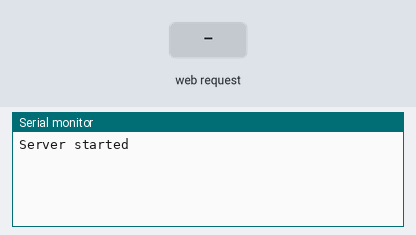
This sketch was run on a simulated Arduino Uno, built with avr-gcc and run on an emulated ATmega328P. On the bench: the last lines printed to the serial monitor. Inputs (shaded band) come from the test bench. WiFi joins after 1.5 s; servers stay silent unless stated.

Above: at 1.2 s.
1.3 s: HTTP request GET /set received
At 2.5 s:
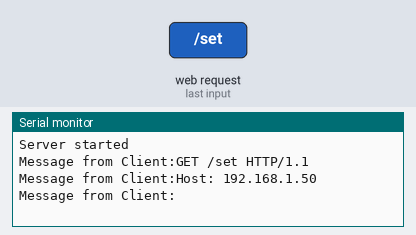
2.8 s: HTTP request GET /get received
At 2.87 s:
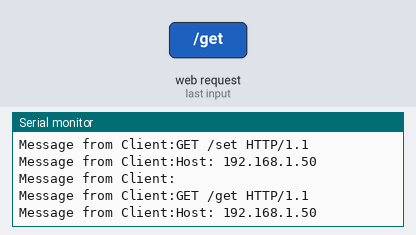
4.3 s: HTTP request GET /sensor1 received
At 5.1 s:
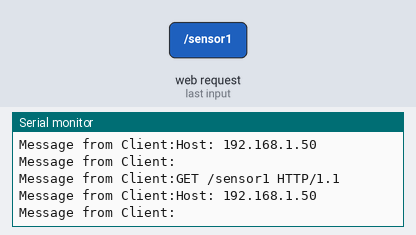
5.8 s: HTTP request GET /motor received
At 7.4 s:
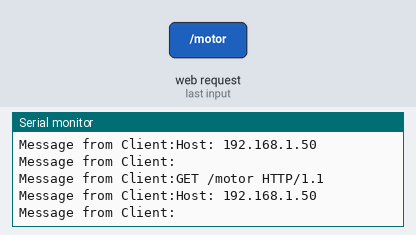

The sketch:

tcp_server_example.ino
```cpp
// Ethernet client for Arduino, intended for use with ROS
// Floris van Breugel 2012

#include <SPI.h>
#include <Ethernet.h>

boolean reading = false;
boolean readAction = false;
boolean readDataName = false;
boolean readDataVal = false;

char action[4];
char dataName[10];
char dataVal[33];
char inChar = -1;
byte index = 0;

// Enter a MAC address, IP address and Portnumber for your Server below.
// The IP address will be dependent on your local network:
byte mac[] = { 0x90, 0xA2, 0xDA, 0x00, 0x6B, 0xA0 };
IPAddress serverIP(192,168,0,104);
int serverPort=8888;

// Initialize the Ethernet server library
// with the IP address and port you want to use
EthernetServer server(serverPort);

void setup()
{
  // start the serial for debugging
  Serial.begin(9600);

  // start the Ethernet connection and the server:
  Ethernet.begin(mac, serverIP);
  server.begin();
  Serial.println("Server started");//log
}

void loop()
{
  // listen for incoming clients
  EthernetClient client = server.available();
  if (client) {
    String clientMsg;
    String action;
    String dataName;
    String dataVal;

    readAction = true;

    while (client.connected()) {
      if (client.available()) {
        char c = client.read();
        clientMsg+=c;//store the recieved characters in a string

        // check for delimiters
        if (c==':') {
          readAction = false;
          readDataName = true;
        } else if (c=='=') {
          readDataName = false;
          readDataVal = true;
        } else if (c=='\n') { // if "end of line" run the appropriate function
          Serial.println("Message from Client:"+clientMsg);//print it to the serial, for debugging
          if (action=="set") setData(dataName, dataVal, client);
          else if (action=="get") getData(dataName, client);
          clientMsg = "";
          action = "";
          dataName = "";
          dataVal = "";
          readAction = true;
          readDataVal = false;
        }

        // save data into appropriate strings
        else if (readAction) {
          action+=c;
        } else if (readDataName) {
          dataName+=c;
        } else if (readDataVal) {
          dataVal+=c;
        }


      }
    }

    // give the Client time to receive the data
    delay(1);
    // close the connection:
    client.stop();
  }
}

////////////////////////////////////////////////////////////////////////////////////
// functions to do stuff

void getData(String dataName, EthernetClient client) {

  if (dataName=="sensor1") {
    int sensorReading = analogRead(1);
    String serial_msg = "Sensor1 reading: ";
    serial_msg+=sensorReading;
    Serial.println(serial_msg);
    client.println(sensorReading);
  }
  if (dataName=="sensor2") {
    int sensorReading = analogRead(2);
    String serial_msg = "Sensor2 reading: ";
    serial_msg+=sensorReading;
    Serial.println(serial_msg);
    client.println(sensorReading);
  }

}


void setData(String dataName, String dataVal, EthernetClient client) {

  if (dataName=="motor"){
    String serial_msg = "Setting motor value: ";
    serial_msg+=dataVal;
    Serial.println(serial_msg);

    // convert to an integer
    char buf[dataVal.length()+1];
    dataVal.toCharArray(buf,dataVal.length()+1);
    int dataValInt=atoi(buf);

    // send it back
    client.println(dataValInt);
  }

}
```

Measured:
- after the input at 1.3 s, the serial monitor: prints a new line at once (image 1)
- after the input at 2.8 s, the serial monitor: prints a new line at once (image 2)
- after the input at 4.3 s, the serial monitor: prints a new line at once (image 3)
- after the input at 5.8 s, the serial monitor: prints a new line at once (image 4)
